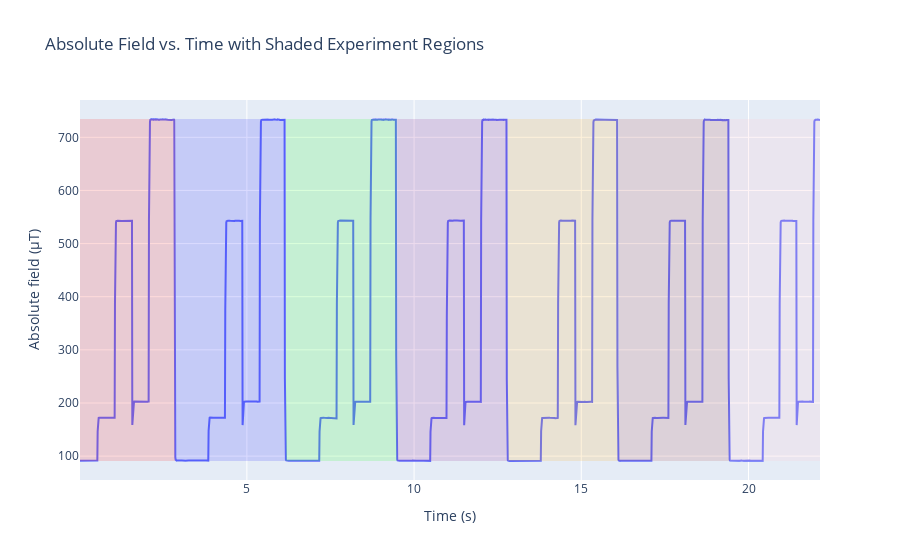

Notebook code for this chart:
### Markdown cell above
### Tracking Data Extraction

### Code cell
path_to_tracking = "./data_raw/Raw Data-tracking.csv"
df_tracking = pd.read_csv(path_to_tracking)
# threshold_value = 50

# Initialize the experiment index and the flag, for analysis

threshold = 95
df_tracking['Experiment_Index'] = 0
current_index = 0
below_threshold = False  # Flag to track whether we're currently below the threshold

for i in range(len(df_tracking)):
    value = df_tracking.loc[i, 'Absolute field (µT)']

    if value < threshold and not below_threshold:
        # If the value is below the threshold and we are not already in a "below threshold" state
        current_index += 1  # Increment the experiment index
        below_threshold = True  # Set the flag to True since we're now below the threshold
    elif value >= threshold:
        # If the value is above the threshold, reset the below threshold flag
        below_threshold = False

    # Assign the current experiment index
    df_tracking.loc[i, 'Experiment_Index'] = current_index
display(df_tracking)

color_map = {
    1: 'red',
    2: 'blue',
    3: 'green',
    4: 'purple',
    5: 'orange',
    6: 'brown',
    7: 'pink'
}
# Create a figure
fig = go.Figure()

# Add the line plot
fig.add_trace(go.Scatter(x=df_tracking['Time (s)'], y=df_tracking['Absolute field (µT)'],
                         mode='lines', name='Absolute Field'))

# Define colors for each experiment index
colors = {
    1: 'rgba(255, 0, 0, 0.7)',  # red
    2: 'rgba(0, 0, 255, 0.7)',  # blue
    3: 'rgba(0, 255, 0, 0.7)',  # green
    4: 'rgba(128, 0, 128, 0.7)',  # purple
    5: 'rgba(255, 165, 0, 0.7)',  # orange
    6: 'rgba(165, 42, 42, 0.7)',  # brown
    7: 'rgba(255, 192, 203, 0.9)'  # pink
}

# Add shaded regions for each experiment index
for experiment_index in df_tracking['Experiment_Index'].unique():
    df_subset = df_tracking[df_tracking['Experiment_Index'] == experiment_index]
    start_time = df_subset['Time (s)'].min()
    end_time = df_subset['Time (s)'].max()

    fig.add_shape(type='rect',
                  x0=start_time, x1=end_time,
                  y0=df_tracking['Absolute field (µT)'].min(), y1=df_tracking['Absolute field (µT)'].max(),
                  fillcolor=colors[experiment_index], opacity=0.2, line_width=0)

# Update layout
fig.update_layout(title='Absolute Field vs. Time with Shaded Experiment Regions',
                  xaxis_title='Time (s)',
                  yaxis_title='Absolute field (µT)')

# Show the plot
fig.show()
# fig = px.line(df_tracking, x='Time (s)', y='Absolute field (µT)', title="Absolute Field vs. Time",
#               line_shape='linear', render_mode='svg', color='Experiment_Index',
#               color_discrete_map=color_map)

# fig.show()

### Figure 1 — Plotly figure (JSON) as saved in the notebook; plotly's stock layout.template omitted (floating-point values rounded to 4 significant figures; data arrays with more than 128 entries replaced by an {"elided": "..."} marker saying what was removed)
{"data": [{"mode": "lines", "name": "Absolute Field", "type": "scatter", "x": {"elided": "2222 float values"}, "y": {"elided": "2222 float values"}}], "layout": {"shapes": [{"fillcolor": "rgba(255, 0, 0, 0.7)", "line": {"width": 0}, "opacity": 0.2, "type": "rect", "x0": 0.01051, "x1": 2.86, "y0": 90.79, "y1": 734.4}, {"fillcolor": "rgba(0, 0, 255, 0.7)", "line": {"width": 0}, "opacity": 0.2, "type": "rect", "x0": 2.87, "x1": 6.158, "y0": 90.79, "y1": 734.4}, {"fillcolor": "rgba(0, 255, 0, 0.7)", "line": {"width": 0}, "opacity": 0.2, "type": "rect", "x0": 6.168, "x1": 9.485, "y0": 90.79, "y1": 734.4}, {"fillcolor": "rgba(128, 0, 128, 0.7)", "line": {"width": 0}, "opacity": 0.2, "type": "rect", "x0": 9.495, "x1": 12.79, "y0": 90.79, "y1": 734.4}, {"fillcolor": "rgba(255, 165, 0, 0.7)", "line": {"width": 0}, "opacity": 0.2, "type": "rect", "x0": 12.8, "x1": 16.1, "y0": 90.79, "y1": 734.4}, {"fillcolor": "rgba(165, 42, 42, 0.7)", "line": {"width": 0}, "opacity": 0.2, "type": "rect", "x0": 16.11, "x1": 19.43, "y0": 90.79, "y1": 734.4}, {"fillcolor": "rgba(255, 192, 203, 0.9)", "line": {"width": 0}, "opacity": 0.2, "type": "rect", "x0": 19.44, "x1": 22.14, "y0": 90.79, "y1": 734.4}], "title": {"text": "Absolute Field vs. Time with Shaded Experiment Regions"}, "xaxis": {"title": {"text": "Time (s)"}}, "yaxis": {"title": {"text": "Absolute field (µT)"}}}}
